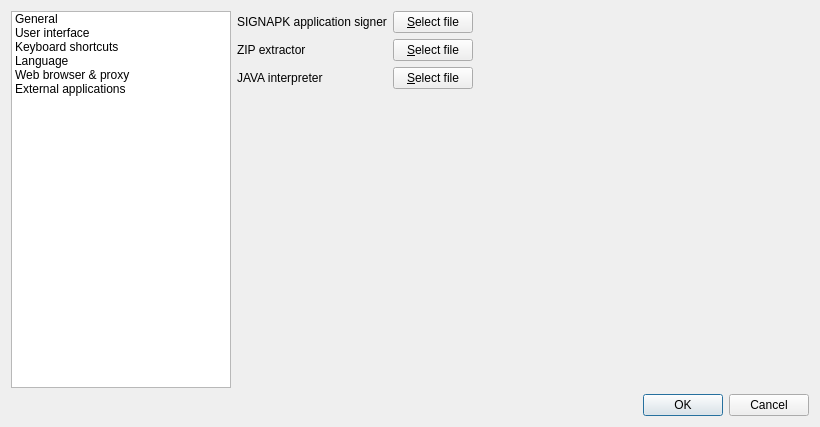
<?xml version="1.0" encoding="UTF-8"?>
<ui version="4.0">
 <class>FormSettings</class>
 <widget class="QDialog" name="FormSettings">
  <property name="geometry">
   <rect>
    <x>0</x>
    <y>0</y>
    <width>820</width>
    <height>427</height>
   </rect>
  </property>
  <property name="windowTitle">
   <string>Settings</string>
  </property>
  <layout class="QGridLayout" name="gridLayout">
   <item row="0" column="0">
    <widget class="QListWidget" name="m_listSettings">
     <property name="minimumSize">
      <size>
       <width>220</width>
       <height>0</height>
      </size>
     </property>
     <property name="maximumSize">
      <size>
       <width>220</width>
       <height>16777215</height>
      </size>
     </property>
     <property name="showDropIndicator" stdset="0">
      <bool>false</bool>
     </property>
     <property name="alternatingRowColors">
      <bool>false</bool>
     </property>
     <property name="movement">
      <enum>QListView::Static</enum>
     </property>
     <property name="selectionRectVisible">
      <bool>false</bool>
     </property>
     <property name="currentRow">
      <number>-1</number>
     </property>
     <item>
      <property name="text">
       <string>General</string>
      </property>
     </item>
     <item>
      <property name="text">
       <string>User interface</string>
      </property>
     </item>
     <item>
      <property name="text">
       <string>Keyboard shortcuts</string>
      </property>
     </item>
     <item>
      <property name="text">
       <string extracomment="Language settings section.">Language</string>
      </property>
     </item>
     <item>
      <property name="text">
       <string>Web browser &amp; proxy</string>
      </property>
     </item>
     <item>
      <property name="text">
       <string>External applications</string>
      </property>
     </item>
    </widget>
   </item>
   <item row="1" column="0" colspan="2">
    <widget class="QDialogButtonBox" name="m_buttonBox">
     <property name="orientation">
      <enum>Qt::Horizontal</enum>
     </property>
     <property name="standardButtons">
      <set>QDialogButtonBox::Cancel|QDialogButtonBox::Ok</set>
     </property>
    </widget>
   </item>
   <item row="0" column="1">
    <widget class="QStackedWidget" name="m_stackedSettings">
     <property name="currentIndex">
      <number>5</number>
     </property>
     <widget class="QWidget" name="m_pageGeneral">
      <layout class="QFormLayout" name="formLayout_2">
       <property name="leftMargin">
        <number>0</number>
       </property>
       <property name="topMargin">
        <number>0</number>
       </property>
       <property name="rightMargin">
        <number>0</number>
       </property>
       <property name="bottomMargin">
        <number>0</number>
       </property>
       <item row="0" column="0">
        <widget class="QCheckBox" name="m_checkCheckForUpdatesOnStartup">
         <property name="text">
          <string>Check for updates when application starts (update is triggered with time delay.)</string>
         </property>
        </widget>
       </item>
      </layout>
     </widget>
     <widget class="QWidget" name="m_pageUi">
      <layout class="QHBoxLayout" name="horizontalLayout">
       <property name="leftMargin">
        <number>0</number>
       </property>
       <property name="topMargin">
        <number>0</number>
       </property>
       <property name="rightMargin">
        <number>0</number>
       </property>
       <property name="bottomMargin">
        <number>0</number>
       </property>
       <item>
        <widget class="QTabWidget" name="m_tabUi">
         <property name="tabPosition">
          <enum>QTabWidget::North</enum>
         </property>
         <property name="currentIndex">
          <number>0</number>
         </property>
         <widget class="QWidget" name="m_tabIconSkin">
          <attribute name="title">
           <string>Icons &amp;&amp; skins</string>
          </attribute>
          <layout class="QHBoxLayout" name="horizontalLayout_8">
           <property name="leftMargin">
            <number>0</number>
           </property>
           <property name="topMargin">
            <number>0</number>
           </property>
           <property name="rightMargin">
            <number>0</number>
           </property>
           <property name="bottomMargin">
            <number>0</number>
           </property>
           <item>
            <widget class="QScrollArea" name="m_scrollIconSkins">
             <property name="frameShape">
              <enum>QFrame::NoFrame</enum>
             </property>
             <property name="widgetResizable">
              <bool>true</bool>
             </property>
             <widget class="QWidget" name="scrollAreaWidgetContents_2">
              <property name="geometry">
               <rect>
                <x>0</x>
                <y>0</y>
                <width>167</width>
                <height>219</height>
               </rect>
              </property>
              <layout class="QFormLayout" name="formLayout">
               <item row="1" column="1">
                <widget class="QGroupBox" name="groupBox_2">
                 <property name="title">
                  <string>Skins</string>
                 </property>
                 <layout class="QFormLayout" name="formLayout_9">
                  <item row="0" column="0" colspan="2">
                   <widget class="QTreeWidget" name="m_treeSkins">
                    <property name="sizePolicy">
                     <sizepolicy hsizetype="Expanding" vsizetype="Expanding">
                      <horstretch>0</horstretch>
                      <verstretch>0</verstretch>
                     </sizepolicy>
                    </property>
                    <property name="alternatingRowColors">
                     <bool>false</bool>
                    </property>
                    <property name="indentation">
                     <number>0</number>
                    </property>
                    <property name="rootIsDecorated">
                     <bool>false</bool>
                    </property>
                    <property name="itemsExpandable">
                     <bool>false</bool>
                    </property>
                    <property name="expandsOnDoubleClick">
                     <bool>false</bool>
                    </property>
                    <column>
                     <property name="text">
                      <string notr="true">1</string>
                     </property>
                    </column>
                   </widget>
                  </item>
                  <item row="1" column="0">
                   <widget class="QLabel" name="m_lblActiveCaption">
                    <property name="text">
                     <string>Active skin:</string>
                    </property>
                   </widget>
                  </item>
                  <item row="1" column="1">
                   <widget class="QLabel" name="m_lblActiveContents">
                    <property name="text">
                     <string/>
                    </property>
                   </widget>
                  </item>
                  <item row="2" column="0">
                   <widget class="QLabel" name="m_lblSelectedCaption">
                    <property name="text">
                     <string>Selected skin:</string>
                    </property>
                   </widget>
                  </item>
                  <item row="2" column="1">
                   <widget class="QLabel" name="m_lblSelectedContents">
                    <property name="text">
                     <string/>
                    </property>
                   </widget>
                  </item>
                 </layout>
                </widget>
               </item>
               <item row="0" column="0" colspan="2">
                <widget class="QGroupBox" name="groupBox">
                 <property name="title">
                  <string>Icons</string>
                 </property>
                 <layout class="QFormLayout" name="formLayout_8">
                  <property name="fieldGrowthPolicy">
                   <enum>QFormLayout::AllNonFixedFieldsGrow</enum>
                  </property>
                  <item row="0" column="0">
                   <widget class="QLabel" name="m_lblIconTheme">
                    <property name="text">
                     <string>Icon theme</string>
                    </property>
                    <property name="buddy">
                     <cstring>m_cmbIconTheme</cstring>
                    </property>
                   </widget>
                  </item>
                  <item row="0" column="1">
                   <widget class="QComboBox" name="m_cmbIconTheme"/>
                  </item>
                 </layout>
                </widget>
               </item>
              </layout>
             </widget>
            </widget>
           </item>
          </layout>
         </widget>
        </widget>
       </item>
      </layout>
     </widget>
     <widget class="QWidget" name="m_pageShortcuts">
      <layout class="QHBoxLayout" name="horizontalLayout_3">
       <property name="leftMargin">
        <number>0</number>
       </property>
       <property name="topMargin">
        <number>0</number>
       </property>
       <property name="rightMargin">
        <number>0</number>
       </property>
       <property name="bottomMargin">
        <number>0</number>
       </property>
       <item>
        <widget class="QScrollArea" name="m_scrollShortcuts">
         <property name="frameShape">
          <enum>QFrame::NoFrame</enum>
         </property>
         <property name="widgetResizable">
          <bool>true</bool>
         </property>
         <widget class="QWidget" name="scrollAreaWidgetContents">
          <property name="geometry">
           <rect>
            <x>0</x>
            <y>0</y>
            <width>100</width>
            <height>30</height>
           </rect>
          </property>
          <layout class="QHBoxLayout" name="horizontalLayout_4">
           <property name="leftMargin">
            <number>0</number>
           </property>
           <property name="topMargin">
            <number>0</number>
           </property>
           <property name="rightMargin">
            <number>0</number>
           </property>
           <property name="bottomMargin">
            <number>0</number>
           </property>
           <item>
            <widget class="DynamicShortcutsWidget" name="m_shortcutsEditor" native="true"/>
           </item>
          </layout>
         </widget>
        </widget>
       </item>
      </layout>
     </widget>
     <widget class="QWidget" name="m_pageLanguages">
      <layout class="QHBoxLayout" name="horizontalLayout_2">
       <property name="leftMargin">
        <number>0</number>
       </property>
       <property name="topMargin">
        <number>0</number>
       </property>
       <property name="rightMargin">
        <number>0</number>
       </property>
       <property name="bottomMargin">
        <number>0</number>
       </property>
       <item>
        <widget class="QTreeWidget" name="m_treeLanguages">
         <property name="editTriggers">
          <set>QAbstractItemView::NoEditTriggers</set>
         </property>
         <property name="indentation">
          <number>0</number>
         </property>
         <property name="itemsExpandable">
          <bool>false</bool>
         </property>
         <property name="allColumnsShowFocus">
          <bool>true</bool>
         </property>
         <property name="expandsOnDoubleClick">
          <bool>false</bool>
         </property>
         <property name="columnCount">
          <number>0</number>
         </property>
        </widget>
       </item>
      </layout>
     </widget>
     <widget class="QWidget" name="m_pageProxy">
      <layout class="QHBoxLayout" name="horizontalLayout_5">
       <property name="leftMargin">
        <number>0</number>
       </property>
       <property name="topMargin">
        <number>0</number>
       </property>
       <property name="rightMargin">
        <number>0</number>
       </property>
       <property name="bottomMargin">
        <number>0</number>
       </property>
       <item>
        <widget class="QTabWidget" name="m_tabBrowserProxy">
         <property name="currentIndex">
          <number>0</number>
         </property>
         <widget class="QWidget" name="m_tabExternalBrowser">
          <attribute name="title">
           <string>External web browser</string>
          </attribute>
          <layout class="QFormLayout" name="formLayout_17">
           <item row="0" column="0" colspan="2">
            <widget class="QGroupBox" name="m_grpCustomExternalBrowser">
             <property name="toolTip">
              <string>&lt;html&gt;&lt;head/&gt;&lt;body&gt;&lt;p&gt;If unchecked, then default system-wide web browser is used.&lt;/p&gt;&lt;/body&gt;&lt;/html&gt;</string>
             </property>
             <property name="title">
              <string>Use custom external web browser</string>
             </property>
             <property name="flat">
              <bool>false</bool>
             </property>
             <property name="checkable">
              <bool>true</bool>
             </property>
             <layout class="QFormLayout" name="formLayout_12">
              <item row="0" column="0">
               <widget class="QLabel" name="m_lblExternalBrowserExecutable">
                <property name="text">
                 <string>Web browser executable</string>
                </property>
               </widget>
              </item>
              <item row="0" column="1">
               <layout class="QHBoxLayout" name="horizontalLayout_10">
                <item>
                 <widget class="QLineEdit" name="m_txtExternalBrowserExecutable">
                  <property name="placeholderText">
                   <string>Executable file of web browser</string>
                  </property>
                 </widget>
                </item>
                <item>
                 <widget class="QToolButton" name="m_btnExternalBrowserExecutable">
                  <property name="text">
                   <string>...</string>
                  </property>
                 </widget>
                </item>
               </layout>
              </item>
              <item row="1" column="0">
               <widget class="QLabel" name="m_lblExternalBrowserArguments">
                <property name="text">
                 <string>Executable parameters</string>
                </property>
               </widget>
              </item>
              <item row="1" column="1">
               <widget class="QLineEdit" name="m_txtExternalBrowserArguments">
                <property name="placeholderText">
                 <string>Parameters to executable</string>
                </property>
               </widget>
              </item>
              <item row="2" column="0">
               <widget class="QLabel" name="m_lblExternalBrowserPreset">
                <property name="text">
                 <string>Use sample arguments for</string>
                </property>
               </widget>
              </item>
              <item row="2" column="1">
               <widget class="QComboBox" name="m_cmbExternalBrowserPreset">
                <property name="sizeAdjustPolicy">
                 <enum>QComboBox::AdjustToContents</enum>
                </property>
                <item>
                 <property name="text">
                  <string>Select browser</string>
                 </property>
                </item>
               </widget>
              </item>
              <item row="3" column="0" colspan="2">
               <widget class="QLabel" name="label">
                <property name="text">
                 <string>Note that &quot;%1&quot; (without quotation marks) is placeholder for URL of selected message. If you don't know what to put in &quot;Executable parameters&quot; field, then use simply &quot;%1&quot;.

External web browser set on this page is used application-wide. For example, it is used for opening new update files for the application. If no specific external web browser is set, then application tries to use system default web browser.</string>
                </property>
                <property name="alignment">
                 <set>Qt::AlignJustify|Qt::AlignVCenter</set>
                </property>
                <property name="wordWrap">
                 <bool>true</bool>
                </property>
               </widget>
              </item>
             </layout>
            </widget>
           </item>
          </layout>
         </widget>
         <widget class="QWidget" name="m_tabProxy">
          <attribute name="title">
           <string>Proxy</string>
          </attribute>
          <layout class="QFormLayout" name="formLayout_6">
           <item row="0" column="0">
            <widget class="QLabel" name="m_lblProxyType">
             <property name="text">
              <string extracomment="Proxy server type.">Type</string>
             </property>
             <property name="alignment">
              <set>Qt::AlignRight|Qt::AlignTrailing|Qt::AlignVCenter</set>
             </property>
             <property name="buddy">
              <cstring>m_cmbProxyType</cstring>
             </property>
            </widget>
           </item>
           <item row="0" column="1">
            <widget class="QComboBox" name="m_cmbProxyType"/>
           </item>
           <item row="1" column="0">
            <widget class="QLabel" name="m_lblProxyHost">
             <property name="text">
              <string>Host</string>
             </property>
             <property name="alignment">
              <set>Qt::AlignRight|Qt::AlignTrailing|Qt::AlignVCenter</set>
             </property>
             <property name="buddy">
              <cstring>m_txtProxyHost</cstring>
             </property>
            </widget>
           </item>
           <item row="1" column="1">
            <layout class="QHBoxLayout" name="horizontalLayout_7">
             <item>
              <widget class="QLineEdit" name="m_txtProxyHost">
               <property name="enabled">
                <bool>true</bool>
               </property>
               <property name="placeholderText">
                <string>Hostname or IP of your proxy server</string>
               </property>
              </widget>
             </item>
             <item>
              <widget class="QLabel" name="m_lblProxyPort">
               <property name="text">
                <string>Port</string>
               </property>
               <property name="alignment">
                <set>Qt::AlignRight|Qt::AlignTrailing|Qt::AlignVCenter</set>
               </property>
               <property name="buddy">
                <cstring>m_spinProxyPort</cstring>
               </property>
              </widget>
             </item>
             <item>
              <widget class="QSpinBox" name="m_spinProxyPort">
               <property name="enabled">
                <bool>true</bool>
               </property>
               <property name="maximum">
                <number>65535</number>
               </property>
               <property name="value">
                <number>80</number>
               </property>
              </widget>
             </item>
            </layout>
           </item>
           <item row="2" column="0">
            <widget class="QLabel" name="m_lblProxyUsername">
             <property name="text">
              <string>Username</string>
             </property>
             <property name="alignment">
              <set>Qt::AlignRight|Qt::AlignTrailing|Qt::AlignVCenter</set>
             </property>
             <property name="buddy">
              <cstring>m_txtProxyUsername</cstring>
             </property>
            </widget>
           </item>
           <item row="2" column="1">
            <widget class="QLineEdit" name="m_txtProxyUsername">
             <property name="enabled">
              <bool>true</bool>
             </property>
             <property name="placeholderText">
              <string>Your username for proxy server authentication</string>
             </property>
            </widget>
           </item>
           <item row="3" column="0">
            <widget class="QLabel" name="m_lblProxyPassword">
             <property name="text">
              <string>Password</string>
             </property>
             <property name="alignment">
              <set>Qt::AlignRight|Qt::AlignTrailing|Qt::AlignVCenter</set>
             </property>
             <property name="buddy">
              <cstring>m_txtProxyPassword</cstring>
             </property>
            </widget>
           </item>
           <item row="3" column="1">
            <widget class="QLineEdit" name="m_txtProxyPassword">
             <property name="enabled">
              <bool>true</bool>
             </property>
             <property name="echoMode">
              <enum>QLineEdit::PasswordEchoOnEdit</enum>
             </property>
             <property name="placeholderText">
              <string>Your password for proxy server authentication</string>
             </property>
            </widget>
           </item>
           <item row="4" column="1">
            <widget class="QCheckBox" name="m_checkShowPassword">
             <property name="enabled">
              <bool>true</bool>
             </property>
             <property name="text">
              <string>Display password</string>
             </property>
            </widget>
           </item>
           <item row="5" column="0" colspan="2">
            <widget class="QLabel" name="m_lblProxyInfo">
             <property name="text">
              <string>Note that these settings are applied only on newly established connections.</string>
             </property>
             <property name="alignment">
              <set>Qt::AlignCenter</set>
             </property>
             <property name="wordWrap">
              <bool>true</bool>
             </property>
            </widget>
           </item>
          </layout>
         </widget>
        </widget>
       </item>
      </layout>
     </widget>
     <widget class="QWidget" name="m_pageExternalApplications">
      <layout class="QFormLayout" name="formLayout_3">
       <property name="leftMargin">
        <number>0</number>
       </property>
       <property name="topMargin">
        <number>0</number>
       </property>
       <property name="rightMargin">
        <number>0</number>
       </property>
       <property name="bottomMargin">
        <number>0</number>
       </property>
       <item row="0" column="0">
        <widget class="QLabel" name="label_7">
         <property name="text">
          <string>SIGNAPK application signer</string>
         </property>
        </widget>
       </item>
       <item row="0" column="1">
        <layout class="QHBoxLayout" name="horizontalLayout_6">
         <item>
          <widget class="QPushButton" name="m_btnSelectSignapk">
           <property name="text">
            <string>&amp;Select file</string>
           </property>
          </widget>
         </item>
         <item>
          <widget class="LabelWithStatus" name="m_lblExternalSignapk" native="true">
           <property name="sizePolicy">
            <sizepolicy hsizetype="Expanding" vsizetype="Preferred">
             <horstretch>0</horstretch>
             <verstretch>0</verstretch>
            </sizepolicy>
           </property>
           <property name="layoutDirection">
            <enum>Qt::RightToLeft</enum>
           </property>
          </widget>
         </item>
        </layout>
       </item>
       <item row="1" column="0">
        <widget class="QLabel" name="label_8">
         <property name="text">
          <string>ZIP extractor</string>
         </property>
        </widget>
       </item>
       <item row="1" column="1">
        <layout class="QHBoxLayout" name="horizontalLayout_9">
         <item>
          <widget class="QPushButton" name="m_btnSelectZip">
           <property name="text">
            <string>&amp;Select file</string>
           </property>
          </widget>
         </item>
         <item>
          <widget class="LabelWithStatus" name="m_lblExternalZip" native="true">
           <property name="sizePolicy">
            <sizepolicy hsizetype="Expanding" vsizetype="Preferred">
             <horstretch>0</horstretch>
             <verstretch>0</verstretch>
            </sizepolicy>
           </property>
           <property name="layoutDirection">
            <enum>Qt::RightToLeft</enum>
           </property>
          </widget>
         </item>
        </layout>
       </item>
       <item row="2" column="0">
        <widget class="QLabel" name="label_9">
         <property name="text">
          <string>JAVA interpreter</string>
         </property>
        </widget>
       </item>
       <item row="2" column="1">
        <layout class="QHBoxLayout" name="horizontalLayout_11">
         <item>
          <widget class="QPushButton" name="m_btnSelectZip_2">
           <property name="text">
            <string>&amp;Select file</string>
           </property>
          </widget>
         </item>
         <item>
          <widget class="LabelWithStatus" name="m_lblExternalJava" native="true">
           <property name="sizePolicy">
            <sizepolicy hsizetype="Expanding" vsizetype="Preferred">
             <horstretch>0</horstretch>
             <verstretch>0</verstretch>
            </sizepolicy>
           </property>
           <property name="layoutDirection">
            <enum>Qt::RightToLeft</enum>
           </property>
          </widget>
         </item>
        </layout>
       </item>
      </layout>
     </widget>
    </widget>
   </item>
  </layout>
 </widget>
 <customwidgets>
  <customwidget>
   <class>DynamicShortcutsWidget</class>
   <extends>QWidget</extends>
   <header>dynamicshortcutswidget.h</header>
   <container>1</container>
  </customwidget>
  <customwidget>
   <class>LabelWithStatus</class>
   <extends>QWidget</extends>
   <header>labelwithstatus.h</header>
   <container>1</container>
  </customwidget>
 </customwidgets>
 <resources/>
 <connections>
  <connection>
   <sender>m_buttonBox</sender>
   <signal>rejected()</signal>
   <receiver>FormSettings</receiver>
   <slot>reject()</slot>
   <hints>
    <hint type="sourcelabel">
     <x>334</x>
     <y>400</y>
    </hint>
    <hint type="destinationlabel">
     <x>286</x>
     <y>274</y>
    </hint>
   </hints>
  </connection>
  <connection>
   <sender>m_listSettings</sender>
   <signal>currentRowChanged(int)</signal>
   <receiver>m_stackedSettings</receiver>
   <slot>setCurrentIndex(int)</slot>
   <hints>
    <hint type="sourcelabel">
     <x>83</x>
     <y>162</y>
    </hint>
    <hint type="destinationlabel">
     <x>370</x>
     <y>162</y>
    </hint>
   </hints>
  </connection>
 </connections>
</ui>
